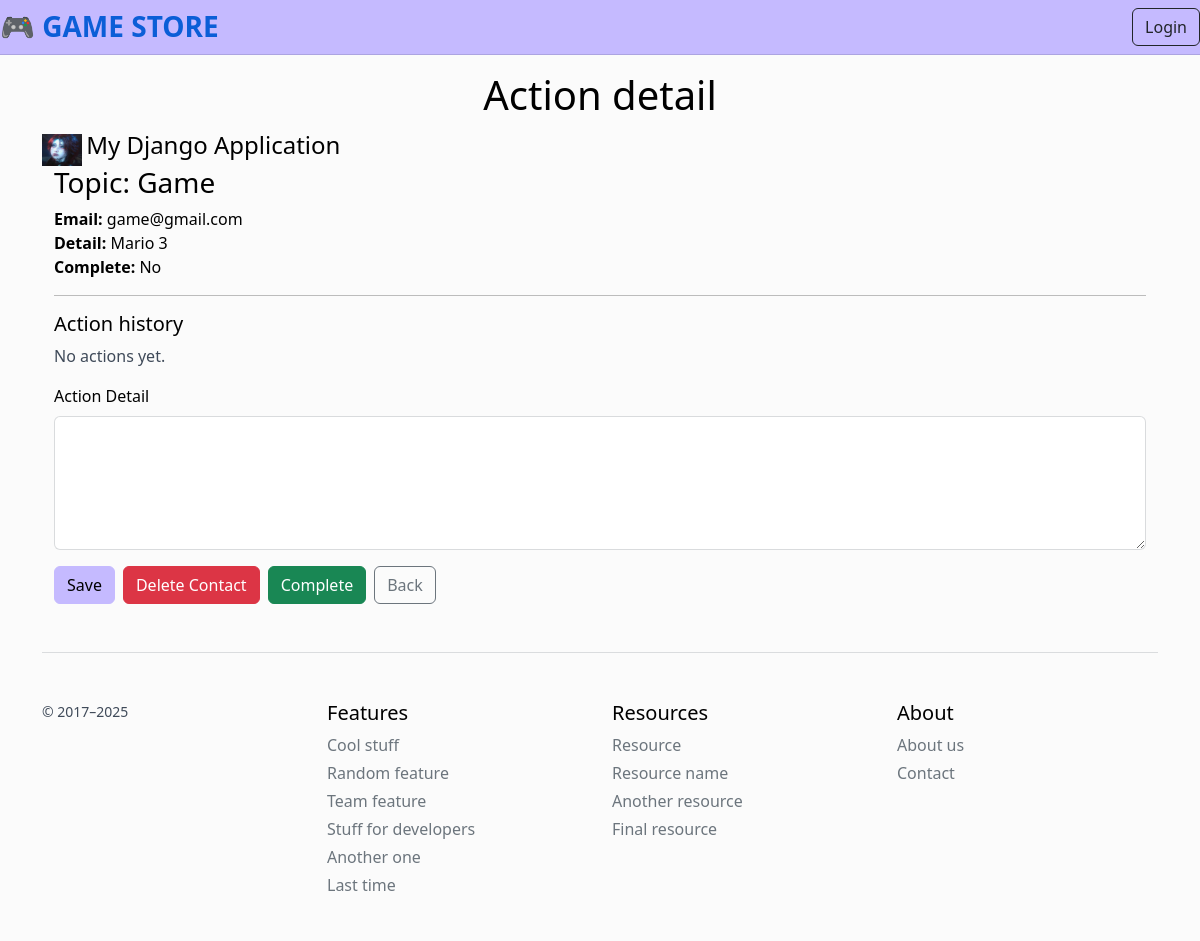
/action/1/, run on an earlier commit of the app's database.
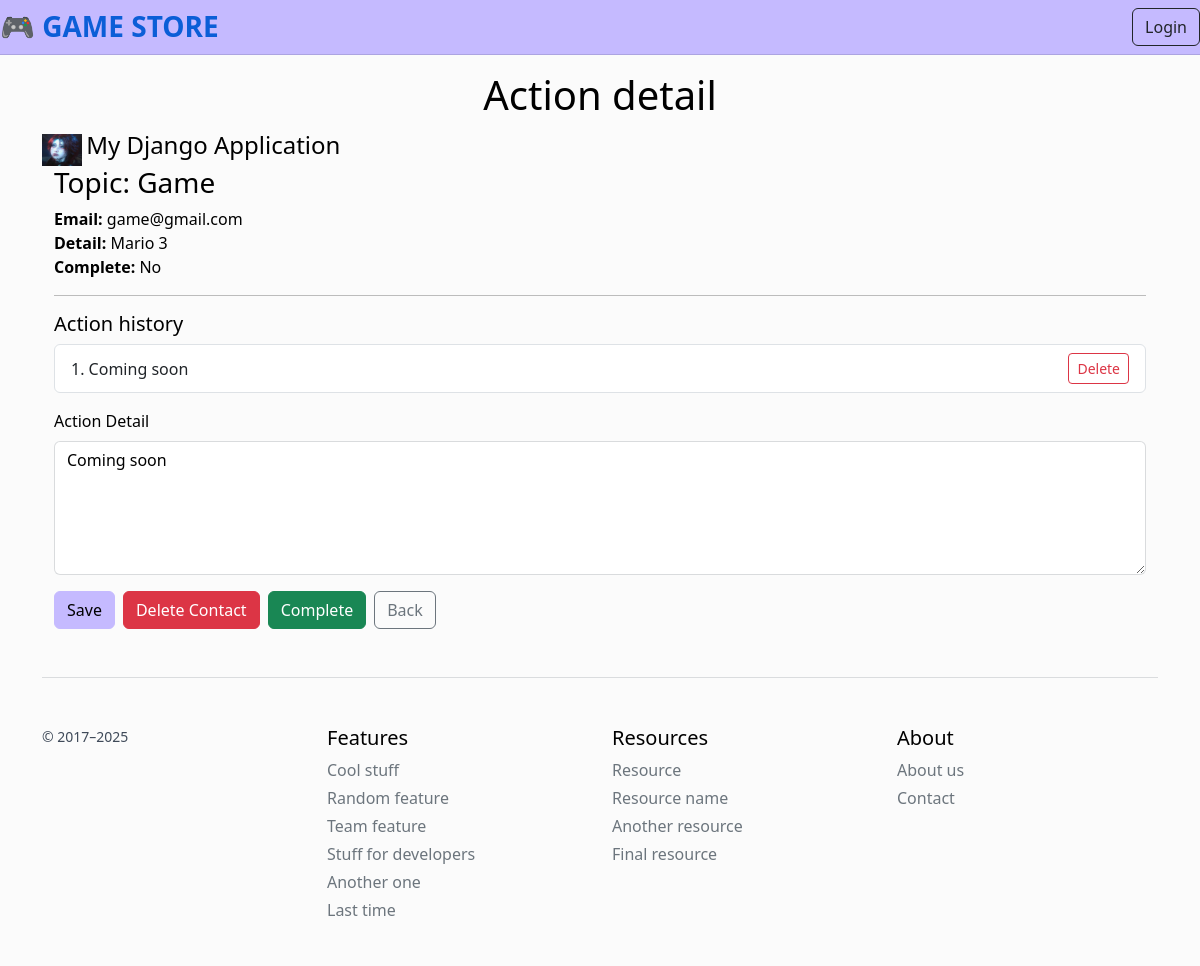
And on a later commit of the database.
### myapp/models.py (models this page shows, shortened)
class Action(models.Model):
    contact = models.ForeignKey(Contact, on_delete=models.CASCADE)
    actionDetail = models.TextField()

### myapp/views.py (the view, shortened to what this page needs)
# urls.py: path('action/<int:cid>/', actionPage, name='action-page'),
def actionPage(request, cid):
    contact = get_object_or_404(Contact, pk=cid)
    actions = Action.objects.filter(contact=contact).order_by('-id')
    context = {
        'contact': contact,
        'actions': actions,
        'last_action': actions.first() if actions.exists() else None,
    }
    return render(request, 'myapp/action.html', context)

### myapp/template/myapp/action.html (shortened to what this page needs)
{% extends 'myapp/base.html' %}
{% block myheader %}
<h1 class="text-center">Action detail</h1>
{% endblock myheader %}
{% block content %}
<div class="container">
  <h3>Topic: {{ contact.topic }}</h3>
  <p class="mb-2">
    <strong>Email:</strong> {{ contact.email }}<br>
    <strong>Detail:</strong> {{ contact.detail }}<br>
    <strong>Complete:</strong> {% if contact.complete %}Yes{% else %}No{% endif %}
  </p>
  <hr>
  <h5>Action history</h5>
  {% if actions %}
    <ul class="list-group mb-3">
      {% for a in actions %}
        <li class="list-group-item d-flex justify-content-between align-items-center">
          <span>{{ forloop.counter }}.&nbsp;{{ a.actionDetail }}</span>
          <form method="post" class="mb-0">
            <button type="submit" name="delete_action" class="btn btn-sm btn-outline-danger"
                    onclick="return confirm('Delete this action only?');">
              Delete
            </button>
          </form>
        </li>
      {% endfor %}
    </ul>
  {% else %}
    <p class="text-muted">No actions yet.</p>
  {% endif %}
  <form method="POST" class="mt-3">
    <div class="mb-3">
      <label for="actiondetail" class="form-label">Action Detail</label>
      <textarea id="actiondetail" name="actiondetail" class="form-control" rows="5">{% if last_action %}{{ last_action.actionDetail }}{% endif %}</textarea>
    </div>
    <div class="d-flex gap-2 flex-wrap">
      <button type="submit" name="save" class="btn btn-primary">Save</button>
      <button type="submit" name="delete_contact" class="btn btn-danger"
              onclick="return confirm('Delete this contact and ALL its actions?');">
        Delete Contact
      </button>
      <button type="submit" name="complete" class="btn btn-success">Complete</button>
      <a href="{% url 'showcontact-page' %}" class="btn btn-outline-secondary">Back</a>
    </div>
  </form>
</div>
{% endblock content %}

What changed in the data, as far as the page shows it:
added Action: actionDetail "Coming soon", actiondetail "Coming soon"
Also different on the page:
text no longer shown: "No actions yet."
